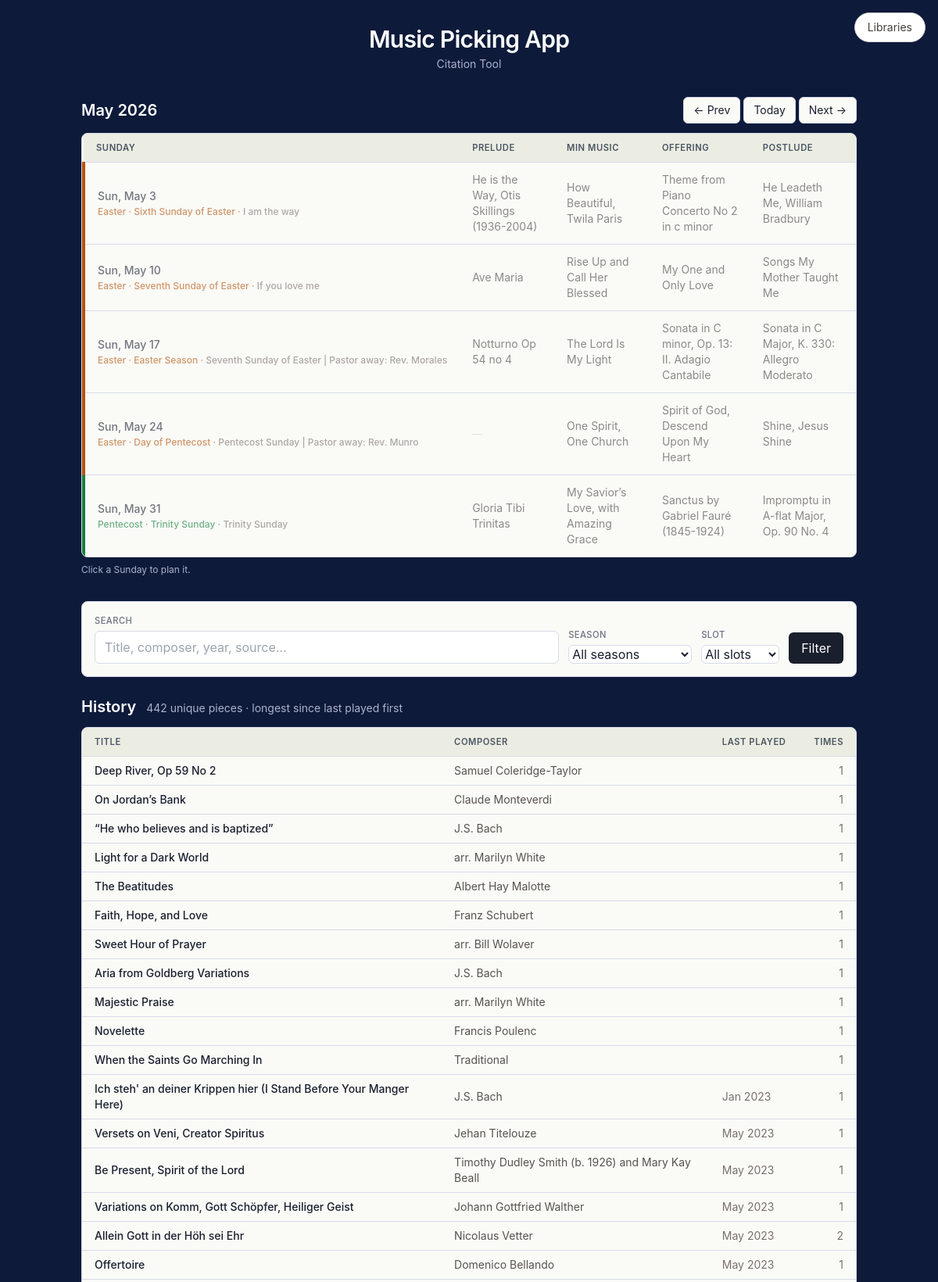
The page /?month=2026-05 (upper part) on the database its author committed.
### tables this page shows
CREATE TABLE pieces (
            id INTEGER PRIMARY KEY AUTOINCREMENT,
            season TEXT, lectionary_year TEXT, calendar_year INTEGER,
            date TEXT, occasion TEXT, slot TEXT, performer TEXT,
            chosen_by TEXT, title TEXT, composer TEXT, composer_dates TEXT,
            hymn_no TEXT, flag TEXT, source_file TEXT,
            status TEXT DEFAULT 'played'
        , library_only INTEGER DEFAULT 0);

### music_picker/routes.py (the view)
@bp.route('/')
def index():
    season = request.args.get('season', '')
    slot = request.args.get('slot', '')
    search_q = request.args.get('q', '').strip()
    month_param = request.args.get('month', '')
    today = date_class.today()
    if month_param:
        try:
            y_str, m_str = month_param.split('-')
            view_year, view_month = int(y_str), int(m_str)
        except (ValueError, AttributeError):
            view_year, view_month = today.year, today.month
    else:
        view_year, view_month = today.year, today.month
    pmy, pmm = prev_month(view_year, view_month)
    nmy, nmm = next_month(view_year, view_month)
    sundays_list = []
    for d in sundays_in_month(view_year, view_month):
        summary = get_sunday_summary(d)
        sunday_season = season_for_date(d)
        sunday_liturgical = liturgical_name(d)
        theme_context = get_theme_for_date(
            d,
            liturgical_name=sunday_liturgical,
            season=sunday_season,
        )
        sundays_list.append({
            'iso': d.isoformat(),
            'display': d.strftime('%a, %b %-d'),
            'is_today': d == today,
            'is_past': d < today,
            'pieces': summary['pieces'],
            'occasion': summary['occasion'],
            'season': sunday_season,
            'liturgical': sunday_liturgical,
            'theme_context': theme_context,
        })
    unique_rows, count = get_repertoire_results(
        search_q=search_q,
        season=season,
        slot=slot,
        limit=None,
    )
    doc_status_rows = get_db().execute(
        "SELECT season_year, generated_at, last_synced_at FROM doc_paths ORDER BY season_year"
    ).fetchall()
    doc_status = {r['season_year']: dict(r) for r in doc_status_rows}
    return render_template(
        'index.html',
        rows=unique_rows,
        count=count,
        sundays=sundays_list,
        month_label=f"{MONTH_NAMES[view_month]} {view_year}",
        prev_month_iso=f"{pmy:04d}-{pmm:02d}",
        next_month_iso=f"{nmy:04d}-{nmm:02d}",
        seasons=SEASONS,
        slots=SLOTS,
        season=season,
        slot=slot,
        search_q=search_q,
        default_year=date_class.today().year,
        doc_status=doc_status,
        season_palette=season_palette,
    )

### music_picker/calendar_utils.py (called while the page is built)
def to_sortable_date(r):
    year = r['calendar_year'] or 0
    mon_str, _, day_str = (r['date'] or '').partition(' ')
    return (year, MONTHS.get(mon_str, 0), int(day_str) if day_str.isdigit() else 0)

def format_last_played(t):
    year, month, _ = t
    if not year:
        return ''
    return f"{['','Jan','Feb','Mar','Apr','May','Jun','Jul','Aug','Sep','Oct','Nov','Dec'][month]} {year}"

def sundays_in_month(year, month):
    _, last_day = monthrange(year, month)
    out = []
    for day in range(1, last_day + 1):
        d = date_class(year, month, day)
        if d.weekday() == 6:
            out.append(d)
    return out

def prev_month(year, month):
    if month == 1:
        return year - 1, 12
    return year, month - 1

def next_month(year, month):
    if month == 12:
        return year + 1, 1
    return year, month + 1

### music_picker/constants.py (called while the page is built)
def season_palette(season):
    return SEASON_COLORS.get(season, SEASON_COLORS['Pentecost'])

### music_picker/db.py (called while the page is built)
def get_db():
    if 'db' not in g:
        g.db = sqlite3.connect(current_app.config['DB_PATH'])
        g.db.row_factory = sqlite3.Row
    return g.db

### music_picker/liturgy.py (called while the page is built)
def _advent_sunday_1(year):
    christmas = date_class(year, 12, 25)
    days_back = (christmas.weekday() + 1) % 7 or 7
    fourth_advent = christmas - timedelta(days=days_back)
    return fourth_advent - timedelta(days=21)

def _epiphany_sunday(year):
    jan6 = date_class(year, 1, 6)
    wd = jan6.weekday()
    if wd == 6:
        return jan6
    return jan6 + timedelta(days=(6 - wd))

### music_picker/services.py (called while the page is built)
def is_library(r):
    try:
        return bool(r['library_only'])
    except (KeyError, IndexError):
        return False

def get_sunday_summary(d):
    date_str = f'{MONTHS_REV[d.month]} {d.day:02d}'
    rows = get_db().execute(
        "SELECT * FROM pieces WHERE calendar_year=? AND date=?",
        (d.year, date_str),
    ).fetchall()
    pieces = {s: '' for s in SLOTS}
    occasion = ''
    for r in rows:
        if is_library(r):
            continue
        if r['slot'] in SLOTS and r['chosen_by'] == 'Michael':
            pieces[r['slot']] = r['title']
        if r['occasion'] and not occasion:
            occasion = r['occasion']
    return {'pieces': pieces, 'occasion': occasion}

### music_picker/themes.py (called while the page is built)
def _advent_1(year: int) -> date_class:
    christmas = date_class(year, 12, 25)
    days_back = (christmas.weekday() + 1) % 7 or 7
    fourth_advent = christmas - timedelta(days=days_back)
    return fourth_advent - timedelta(days=21)

### music_picker/templates/index.html (shortened to what this page needs)
<!doctype html>
<html lang="en">
<head>
  <script src="https://cdn.tailwindcss.com"></script>
</head>
<body>
  <div class="fixed top-4 right-4 z-50">
    <a href="{{ url_for('main.libraries') }}" class="inline-block rounded-full bg-white border border-stone-300 shadow-sm px-4 py-2 text-sm text-stone-700 hover:bg-stone-100">
      Libraries
    </a>
  </div>
<div class="max-w-5xl mx-auto px-4 py-8">
  <header class="mb-8 text-center">
    <h1 class="text-3xl font-semibold tracking-tight text-on-dark">Music Picking App</h1>
    <p class="text-on-dark-muted mt-1 text-sm">Citation Tool</p>
  </header>
  <section class="mb-8">
    <div class="flex items-center justify-between mb-3">
      <h2 class="text-xl font-semibold text-on-dark">{{ month_label }}</h2>
      <div class="flex items-center gap-1">
        <a href="/?month={{ prev_month_iso }}" class="btn-secondary text-sm" title="Previous month">← Prev</a>
        <a href="/" class="btn-secondary text-sm">Today</a>
        <a href="/?month={{ next_month_iso }}" class="btn-secondary text-sm" title="Next month">Next → </a>
      </div>
    </div>
    <div class="card overflow-hidden">
      <table class="w-full text-sm">
        <thead><tr><th class="text-left px-4 py-2">Sunday</th><th class="text-left px-4 py-2">Prelude</th><th class="text-left px-4 py-2">Min Music</th><th class="text-left px-4 py-2">Offering</th><th class="text-left px-4 py-2">Postlude</th></tr></thead>
        <tbody>
          {% for s in sundays %}
          {% set p = season_palette(s.season) %}
          <tr class="cursor-pointer{% if s.is_past %} opacity-60{% endif %}"
              style="border-left: 4px solid {{ p.accent }};"
              onclick="window.location='/plan/{{ s.iso }}'">
            <td class="px-4 py-3 whitespace-nowrap font-medium">
              <a href="/plan/{{ s.iso }}" class="link {% if s.is_today %}font-semibold{% endif %}" {% if s.is_today %}style="color: {{ p.accent }};"{% endif %}>
                {{ s.display }}{% if s.is_today %} · today{% endif %}
              </a>
              <div class="text-xs mt-0.5" style="color: {{ p.accent }};">
                {{ p.label }}{% if s.liturgical %} · {{ s.liturgical }}{% endif %}
                {% if s.theme_context and s.theme_context.theme %}
                  · <span class="text-stone-500">{{ s.theme_context.theme }}</span>
                {% elif s.occasion %}
                  · <span class="text-stone-500">{{ s.occasion }}</span>
                {% elif s.theme_context and s.theme_context.planning_note %}
                  · <span class="text-stone-500">{{ s.theme_context.planning_note }}</span>
                {% endif %}
              </div>
            </td>
            {% for slot in ['Prelude', 'Min Music', 'Offering', 'Postlude'] %}
              <td class="px-4 py-3 text-stone-700">
                {% if s.pieces[slot] %}{{ s.pieces[slot] }}{% else %}<span class="text-stone-300">—</span>{% endif %}
              </td>
            {% endfor %}
          </tr>
          {% endfor %}
        </tbody>
      </table>
    </div>
    <p class="text-xs text-on-dark-muted mt-2">Click a Sunday to plan it.</p>
  </section>
  <form method="get" class="card flex flex-wrap items-end gap-3 mb-6 p-4">
    <div class="flex-1 min-w-[200px]">
      <label class="label-tiny block mb-1">Search</label>
      <input type="text" name="q" value="{{ search_q or '' }}" placeholder="Title, composer, year, source…" class="w-full">
    </div>
    <div>
      <label class="label-tiny block mb-1">Season</label>
      <select name="season">
        <option value="">All seasons</option>
      </select>
    </div>
    <div>
      <label class="label-tiny block mb-1">Slot</label>
      <select name="slot">
        <option value="">All slots</option>
      </select>
    </div>
    <button type="submit" class="btn-dark">Filter</button>
  </form>
  <section class="mb-8">
    <h2 class="text-xl font-semibold text-on-dark mb-3">
      History
      <span class="text-on-dark-muted text-sm font-normal ml-2">{{ count }} unique pieces{% if search_q or season or slot %} matching filters{% endif %} · longest since last played first</span>
    </h2>
    <div class="card overflow-hidden">
      <table class="w-full text-sm">
        <thead><tr><th class="text-left px-4 py-2">Title</th><th class="text-left px-4 py-2">Composer</th><th class="text-left px-4 py-2">Last played</th><th class="text-right px-4 py-2">Times</th></tr></thead>
        <tbody>
          {% for r in rows %}
          <tr>
            <td class="px-4 py-2">
              <a href="/piece/{{ r.title | urlencode }}" class="font-medium link">{{ r.title }}</a>
            </td>
            <td class="px-4 py-2 text-stone-600">{{ r.composer }}</td>
            <td class="px-4 py-2 text-stone-500 whitespace-nowrap">
              {% if r.library %}<span class="italic text-stone-400">never played</span>{% else %}{{ r.last_played_str }}{% endif %}
            </td>
            <td class="px-4 py-2 text-right text-stone-500">{{ r.times }}</td>
          </tr>
          {% endfor %}
        </tbody>
      </table>
    </div>
  </section>
</div>
</body>
</html>

### music_picker/templates/index.html (style rules this page uses)
:root { --bg-page: #0d1a3a; --bg-page-edge: #081f62; --bg-card: #fafaf7; --bg-card-hover: #f3f4ed; --bg-card-subtle: #ebede2; --border-card: #d8dbe8; --text-on-dark: #fefefe; --text-on-dark-muted: #aab2cc; --text-primary: #1a1f2e; --text-secondary: #4b5563; --text-muted: #6b7280; --text-faint: #9ca3af; --accent-action: #b45309; --accent-action-hover: #92400e; --accent-action-soft-bg: #fef3c7; --season-advent: #7c3aed; --season-advent-bg: #f5f3ff; --season-epiphany: #0891b2; --season-epiphany-bg: #ecfeff; --season-lent: #6b21a8; --season-lent-bg: #faf5ff; --season-easter: #b45309; --season-easter-bg: #fef3c7; --season-pentecost:#15803d; --season-pentecost-bg:#f0fdf4; --library-fg: #92400e; --library-bg: #fef3c7; --library-border: #fde68a; --notice-success-bg: #d1fae5; --notice-success-fg: #065f46; --notice-success-border: #6ee7b7; --notice-warn-bg: #fef3c7; --notice-warn-fg: #78350f; --notice-warn-border: #fcd34d; --danger-fg: #b91c1c; --danger-bg: #fee2e2; --danger-border: #fca5a5; }
body { font-family: -apple-system, BlinkMacSystemFont, 'Segoe UI', sans-serif; background: var(--bg-page); color: var(--text-primary); min-height: 100vh; }
.card { background: var(--bg-card); border: 1px solid var(--border-card); border-radius: 0.5rem; }
.text-on-dark { color: var(--text-on-dark); }
.text-on-dark-muted { color: var(--text-on-dark-muted); }
.btn-secondary { background: var(--bg-card); color: var(--text-primary); border: 1px solid var(--border-card); padding: 0.375rem 0.75rem; border-radius: 0.375rem; display: inline-block; transition: background 0.15s; }
.btn-dark { background: var(--text-primary); color: var(--text-on-dark); padding: 0.5rem 1rem; border-radius: 0.375rem; display: inline-block; }
table thead th { background: var(--bg-card-subtle); color: var(--text-secondary); font-size: 0.7rem; text-transform: uppercase; letter-spacing: 0.05em; font-weight: 600; }
tbody tr { transition: background 0.1s; }
tbody tr td { border-top: 1px solid var(--border-card); }
a.link { color: var(--text-primary); }
input[type="text"], input[type="number"], select, textarea { background: #fff; border: 1px solid var(--border-card); color: var(--text-primary); border-radius: 0.375rem; padding: 0.5rem 0.75rem; }
.label-tiny { font-size: 0.7rem; font-weight: 500; color: var(--text-muted); text-transform: uppercase; letter-spacing: 0.04em; }

### rows shown on the page
pieces: display "Sun, May 3", label "Easter", liturgical "Sixth Sunday of Easter", theme_context.theme "I am the way", title "He is the Way, Otis Skillings (1936-2004)" "How Beautiful, Twila Paris" "Theme from Piano Concerto No 2 in c minor" "He Leadeth Me, William Bradbury"
pieces: display "Sun, May 10", label "Easter", liturgical "Seventh Sunday of Easter", theme_context.theme "If you love me", title "Ave Maria" "Rise Up and Call Her Blessed" "My One and Only Love" "Songs My Mother Taught Me"
pieces: display "Sun, May 17", label "Easter", liturgical "Easter Season", occasion "Seventh Sunday of Easter | Pastor away: Rev. Morales", title "Notturno Op 54 no 4" "The Lord Is My Light" "Sonata in C minor, Op. 13: II. Adagio Cantabile" "Sonata in C Major, K. 330: Allegro Moderato"
pieces: display "Sun, May 24", label "Easter", liturgical "Day of Pentecost", occasion "Pentecost Sunday | Pastor away: Rev. Munro", title "One Spirit, One Church" "Spirit of God, Descend Upon My Heart" "Shine, Jesus Shine"
pieces: display "Sun, May 31", label "Pentecost", liturgical "Trinity Sunday", occasion "Trinity Sunday", title "Gloria Tibi Trinitas" "My Savior’s Love, with Amazing Grace" "Sanctus by Gabriel Fauré (1845-1924)" "Impromptu in A-flat Major, Op. 90 No. 4"
pieces: title "Deep River, Op 59 No 2", composer "Samuel Coleridge-Taylor", times "1"
pieces: title "On Jordan’s Bank", composer "Claude Monteverdi", times "1"
pieces: title "“He who believes and is baptized”", composer "J.S. Bach", times "1"
pieces: title "Light for a Dark World", composer "arr. Marilyn White", times "1"
pieces: title "The Beatitudes", composer "Albert Hay Malotte", times "1"
pieces: title "Faith, Hope, and Love", composer "Franz Schubert", times "1"
pieces: title "Sweet Hour of Prayer", composer "arr. Bill Wolaver", times "1"
pieces: title "Aria from Goldberg Variations", composer "J.S. Bach", times "1"
pieces: title "Majestic Praise", composer "arr. Marilyn White", times "1"
pieces: title "Novelette", composer "Francis Poulenc", times "1"
pieces: title "When the Saints Go Marching In", composer "Traditional", times "1"
pieces: title "Ich steh' an deiner Krippen hier (I Stand Before Your Manger Here)", composer "J.S. Bach", last_played_str "Jan 2023", times "1"
pieces: title "Versets on Veni, Creator Spiritus", composer "Jehan Titelouze", last_played_str "May 2023", times "1"
pieces: title "Be Present, Spirit of the Lord", composer "Timothy Dudley Smith (b. 1926) and Mary Kay Beall", last_played_str "May 2023", times "1"
pieces: title "Variations on Komm, Gott Schöpfer, Heiliger Geist", composer "Johann Gottfried Walther", last_played_str "May 2023", times "1"
pieces: title "Allein Gott in der Höh sei Ehr", composer "Nicolaus Vetter", last_played_str "May 2023", times "2"
pieces: title "Offertoire", composer "Domenico Bellando", last_played_str "May 2023", times "1"

### other values the page prints
{{ month_label }} "May 2026"
{{ count }} "442"
